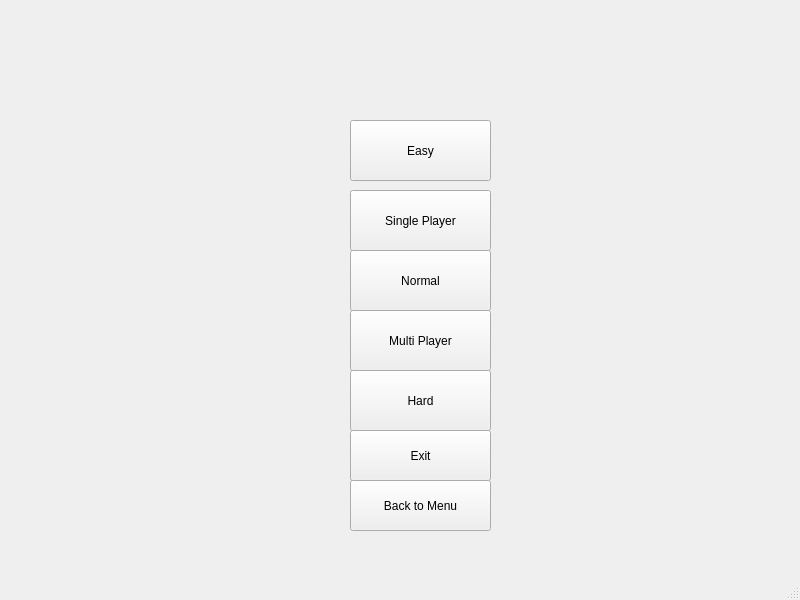
<?xml version="1.0" encoding="UTF-8"?>
<ui version="4.0">
 <class>WelcomeWindow</class>
 <widget class="QMainWindow" name="WelcomeWindow">
  <property name="geometry">
   <rect>
    <x>0</x>
    <y>0</y>
    <width>800</width>
    <height>600</height>
   </rect>
  </property>
  <property name="windowTitle">
   <string>WelcomeWindow</string>
  </property>
  <widget class="QWidget" name="centralWidget">
   <widget class="QPushButton" name="singlePlayerBtn">
    <property name="geometry">
     <rect>
      <x>350</x>
      <y>190</y>
      <width>141</width>
      <height>61</height>
     </rect>
    </property>
    <property name="text">
     <string>Single Player</string>
    </property>
   </widget>
   <widget class="QPushButton" name="multiPlayerBtn">
    <property name="geometry">
     <rect>
      <x>350</x>
      <y>310</y>
      <width>141</width>
      <height>61</height>
     </rect>
    </property>
    <property name="text">
     <string>Multi Player</string>
    </property>
   </widget>
   <widget class="QPushButton" name="exitBtn">
    <property name="geometry">
     <rect>
      <x>350</x>
      <y>430</y>
      <width>141</width>
      <height>51</height>
     </rect>
    </property>
    <property name="text">
     <string>Exit</string>
    </property>
   </widget>
   <widget class="QPushButton" name="easyBtn">
    <property name="geometry">
     <rect>
      <x>350</x>
      <y>120</y>
      <width>141</width>
      <height>61</height>
     </rect>
    </property>
    <property name="text">
     <string>Easy</string>
    </property>
   </widget>
   <widget class="QPushButton" name="backMenuBtn">
    <property name="geometry">
     <rect>
      <x>350</x>
      <y>480</y>
      <width>141</width>
      <height>51</height>
     </rect>
    </property>
    <property name="text">
     <string>Back to Menu</string>
    </property>
   </widget>
   <widget class="QPushButton" name="normalBtn">
    <property name="geometry">
     <rect>
      <x>350</x>
      <y>250</y>
      <width>141</width>
      <height>61</height>
     </rect>
    </property>
    <property name="text">
     <string>Normal</string>
    </property>
   </widget>
   <widget class="QPushButton" name="hardBtn">
    <property name="geometry">
     <rect>
      <x>350</x>
      <y>370</y>
      <width>141</width>
      <height>61</height>
     </rect>
    </property>
    <property name="text">
     <string>Hard</string>
    </property>
   </widget>
  </widget>
  <widget class="QMenuBar" name="menuBar">
   <property name="geometry">
    <rect>
     <x>0</x>
     <y>0</y>
     <width>800</width>
     <height>25</height>
    </rect>
   </property>
  </widget>
  <widget class="QStatusBar" name="statusBar"/>
 </widget>
 <layoutdefault spacing="6" margin="11"/>
 <resources/>
 <connections/>
</ui>
